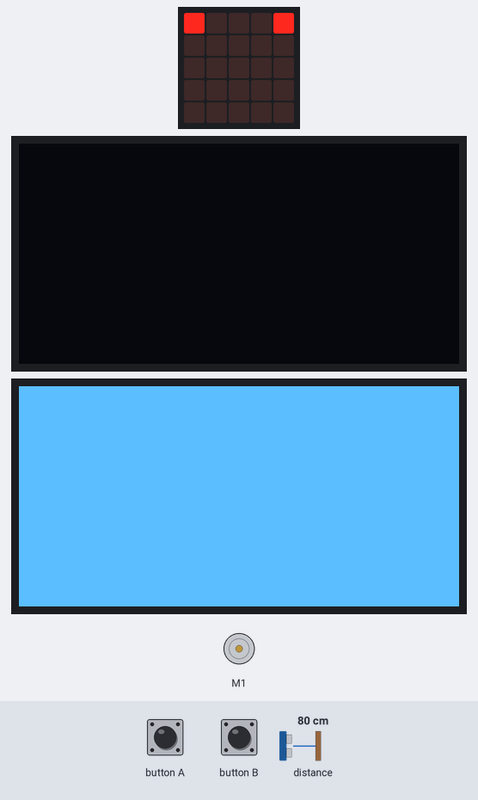
A program run on a simulated BBC micro:bit (MakeCode). On the bench: the board's 5×5 LED display, 2 × 128×64 one-colour display, DC motor (green arrow = forward, orange = backward, longer = faster). The inputs (shaded band) are chosen by the test bench; at power-on: distance to the obstacle 80 cm.

Above: at 4.2 s.
4.3 s: button A pressed for 3.2 s
At 7.9 s:
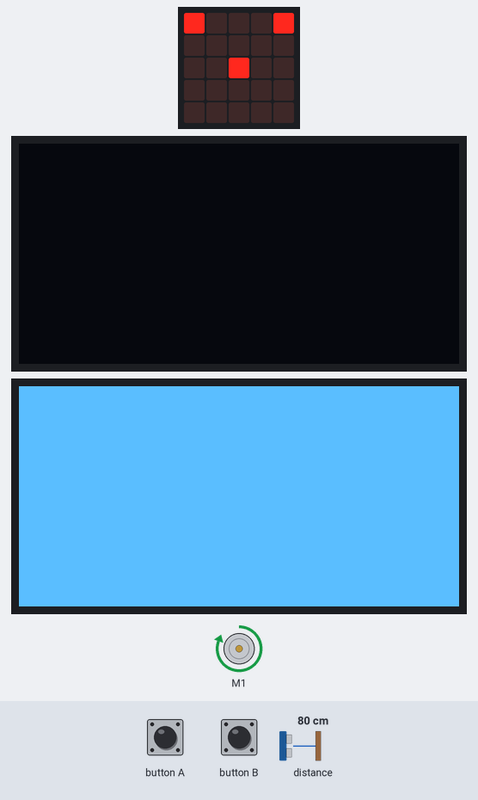
9.1 s: button B pressed for 0.15 s
At 9.19 s:
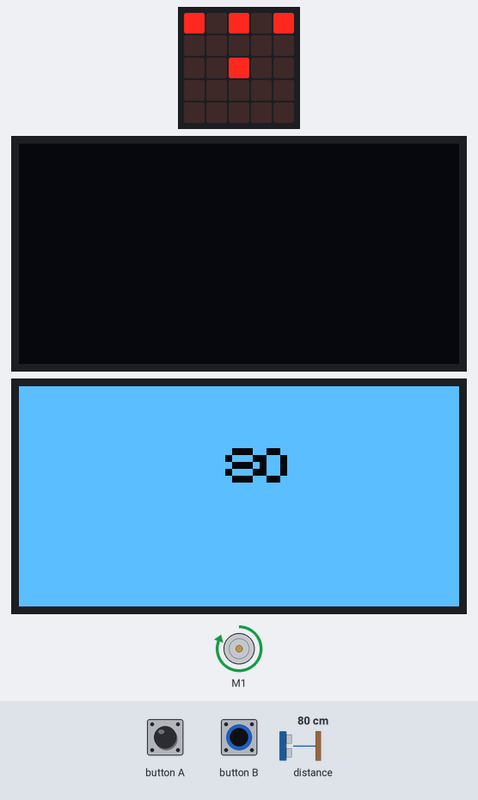
10.8 s: button B pressed for 3.2 s
At 14.05 s:
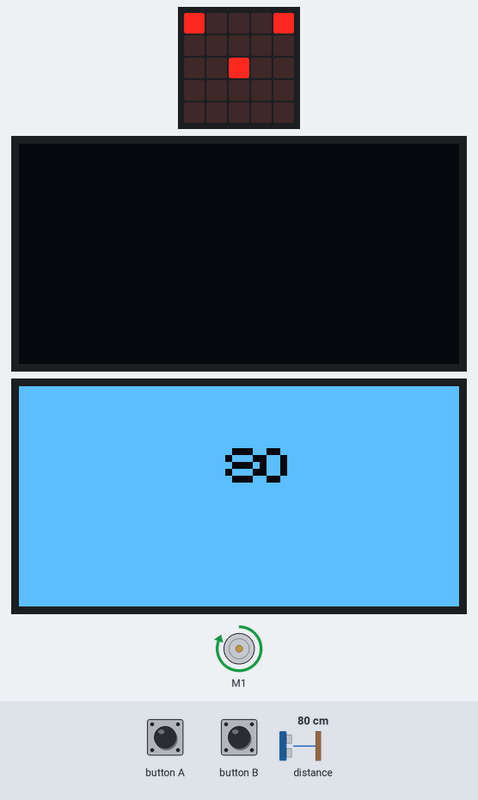
15.6 s: button A pressed for 0.15 s
At 17.3 s:
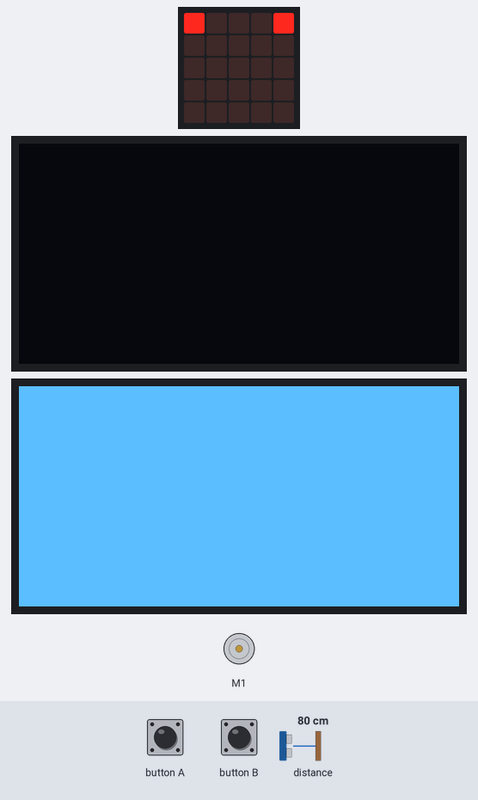
18.1 s: button B pressed for 1 s
At 18.9 s:
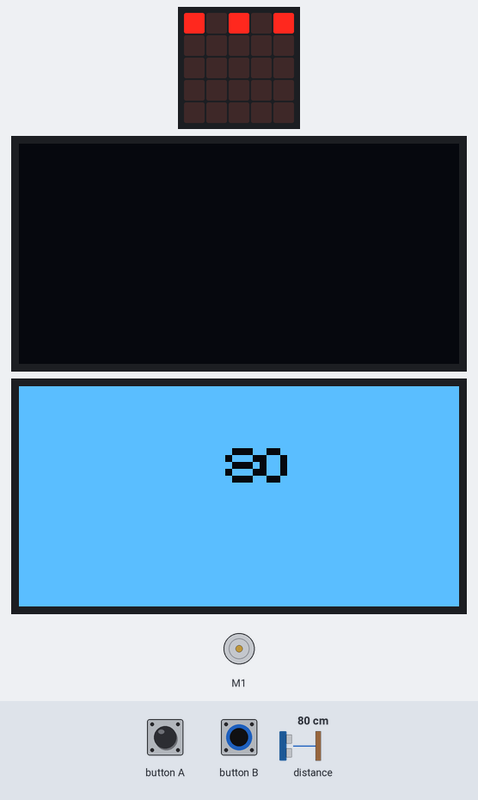
Timing chart, 0 to 21.1 s (numbered marks = the images above; inputs shaded):
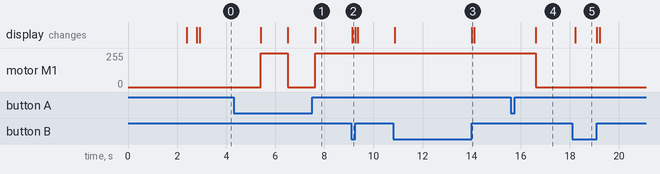

Measured:
- after the input at 4.3 s, motor M1: stopped → forward 255/255 after 1.1 s, → stopped 1.1 s later, → forward 255/255 1.1 s later; the display: changes after 1.1 s (image 1)
- after the input at 9.1 s, the display: changes at once (image 2)
- after the input at 10.8 s, the display: first changes after 0.07 s (image 3 shows a later state)
- after the input at 15.6 s, motor M1: forward 255/255 → stopped after 1.0 s; the display: changes after 1.0 s (image 4)
- after the input at 18.1 s, the display: changes after 0.12 s (image 5)

The program:

main.ts
```typescript
let nbr = 0
basic.showLeds(`
    # # # # #
    # . . . #
    # . . . #
    # . . . #
    # # # # #
    `)
basic.pause(2000)
basic.showLeds(`
    # . . . #
    . . . . .
    . . . . .
    . . . . .
    . . . . .
    `)
OLED.init(128, 64)
OLED12864_I2C.init(60)
OLED12864_I2C.invert(true)
OLED12864_I2C.clear()
OLED.clear()
basic.forever(function () {
    OLED12864_I2C.clear()
    while (input.buttonIsPressed(Button.B)) {
        OLED12864_I2C.zoom(true)
        OLED12864_I2C.showNumber(
        6,
        1,
        sonar.ping(
        DigitalPin.P15,
        DigitalPin.P14,
        PingUnit.Centimeters
        ),
        1
        )
        led.plot(2, 0)
    }
    led.unplot(2, 0)
    if (input.buttonIsPressed(Button.A)) {
        if (255 == nbr) {
            nbr = 0
            basic.pause(1000)
            led.unplot(2, 2)
        } else if (0 == nbr) {
            nbr += 255
            basic.pause(1000)
            led.plot(2, 2)
        } else {

        }
    }
    robotbit.MotorRun(robotbit.Motors.M1A, nbr)
})
```

test.ts
```typescript
// les tests vont ici ; cela ne sera pas compilé si ce paquet est utilisé en tant qu'extension.
```
